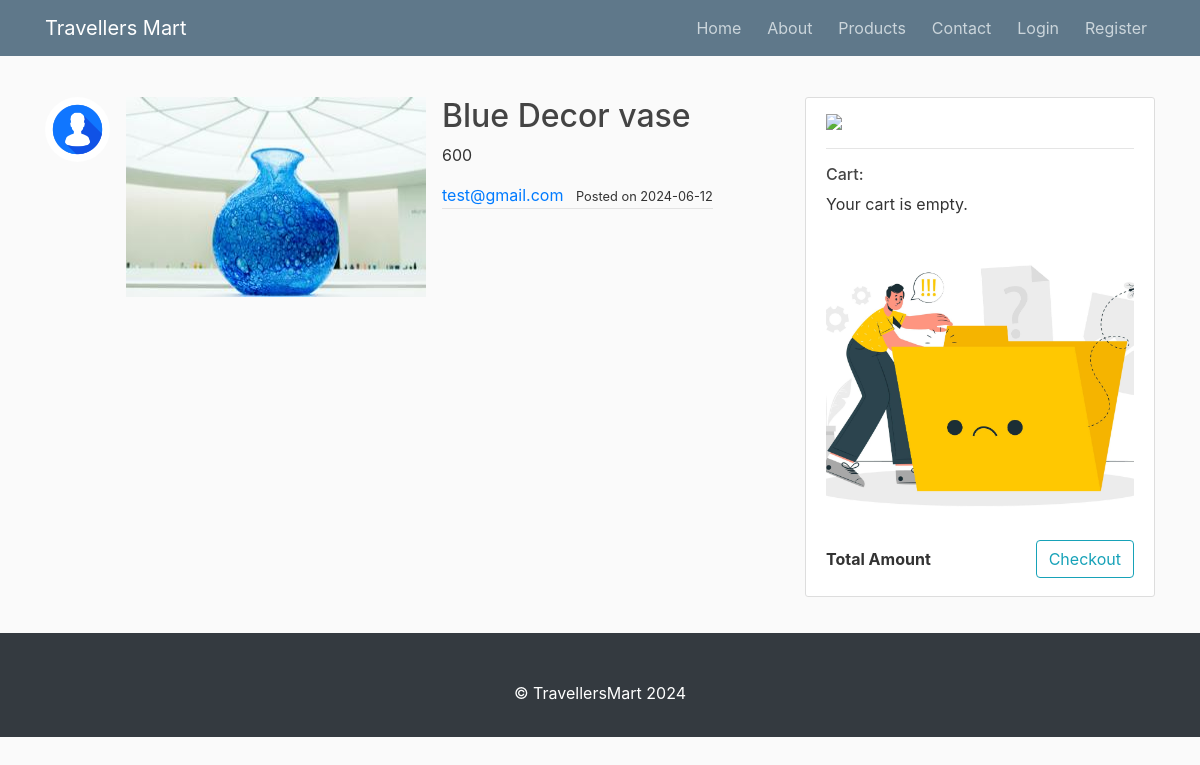
The app's page /post/16 with its own data.
### flask_station/models.py (models this page shows, shortened)
class User(db.Model, UserMixin):
    id = db.Column(db.Integer, primary_key=True)
    username = db.Column(db.String(20), unique=True, nullable=False)
    email = db.Column(db.String(120), unique=True, nullable=False)
    image_file = db.Column(db.String(20), nullable=False, default='default.jpeg')
    password = db.Column(db.String(60), nullable=False)
    posts = db.relationship('Post', backref='merchant', lazy="dynamic")
    cart_items = db.relationship('CartItem', backref='user', lazy=True)

class Post(db.Model):
    id = db.Column(db.Integer, primary_key=True)
    selling_item = db.Column(db.String(100), nullable=False,)
    content = db.Column(db.Text, nullable=False)
    price = db.Column(db.Text, nullable=False)
    image = db.Column(db.String(100), nullable=False)
    date_posted = db.Column(db.DateTime, nullable=False, default=datetime.utcnow)
    user_id = db.Column(db.Integer, db.ForeignKey('user.id'), nullable=False)

### flask_station/posts/routes.py (the view)
@posts.route('/post/<int:post_id>')
def post(post_id):
    post = Post.query.get_or_404(post_id)  # Get the post by ID or return 404 if not found
    return render_template('post.html', title='post.title', post=post)  # Render the post view template

### run.py (called while the page is built)
@app.context_processor
def inject_request_path():
    return dict(request_path=request.path)

### flask_station/templates/post.html (shortened to what this page needs)
{% extends "layout.html" %}
{% block content %}
<div class="col-md-8">
  <article class="media price-section">
    <img class="rounded-circle article-img" src="{{ url_for('static', filename='profile_pics/' + post.merchant.image_file) }}">
    <div class="media-body d-md-flex">
      <img src="{{ url_for('static', filename='post_pics/' + post.image) }}" width="300px" height="200px" alt="">
      <div class="ml-3">
        <h2 class="article-title">{{ post.selling_item }}</h2>
        <p class="article-content">{{ post.price }}</p>
          <div class="article-metadata">
              <a class="mr-2" href="{{ url_for('users.user_posts', username=post.merchant.username) }}">{{ post.merchant.username }}</a>
              <small>Posted on {{ post.date_posted.strftime('%Y-%m-%d') }}</small>
          </div>
      </div>
    </div>
</article>
</div>
    {% endblock content %}

### flask_station/static/styles/main.css (style rules this page uses)
body { background: #fafafa; color: #333333; margin-top: 5rem; }
h1, h2, h3, h4, h5, h6 { color: #444444; }
.article-title { color: #444444; }
.article-content { white-space: pre-line; }
.article-img { height: 65px; width: 65px; margin-right: 16px; }
.article-metadata { padding-bottom: 1px; margin-bottom: 4px; border-bottom: 1px solid #e3e3e3 }

### records on screen
User: image_file (placeholder picture), merchant.username "test@gmail.com"
Post: image (picture), selling_item "Blue Decor vase", price "600", date_posted "2024-06-12"
